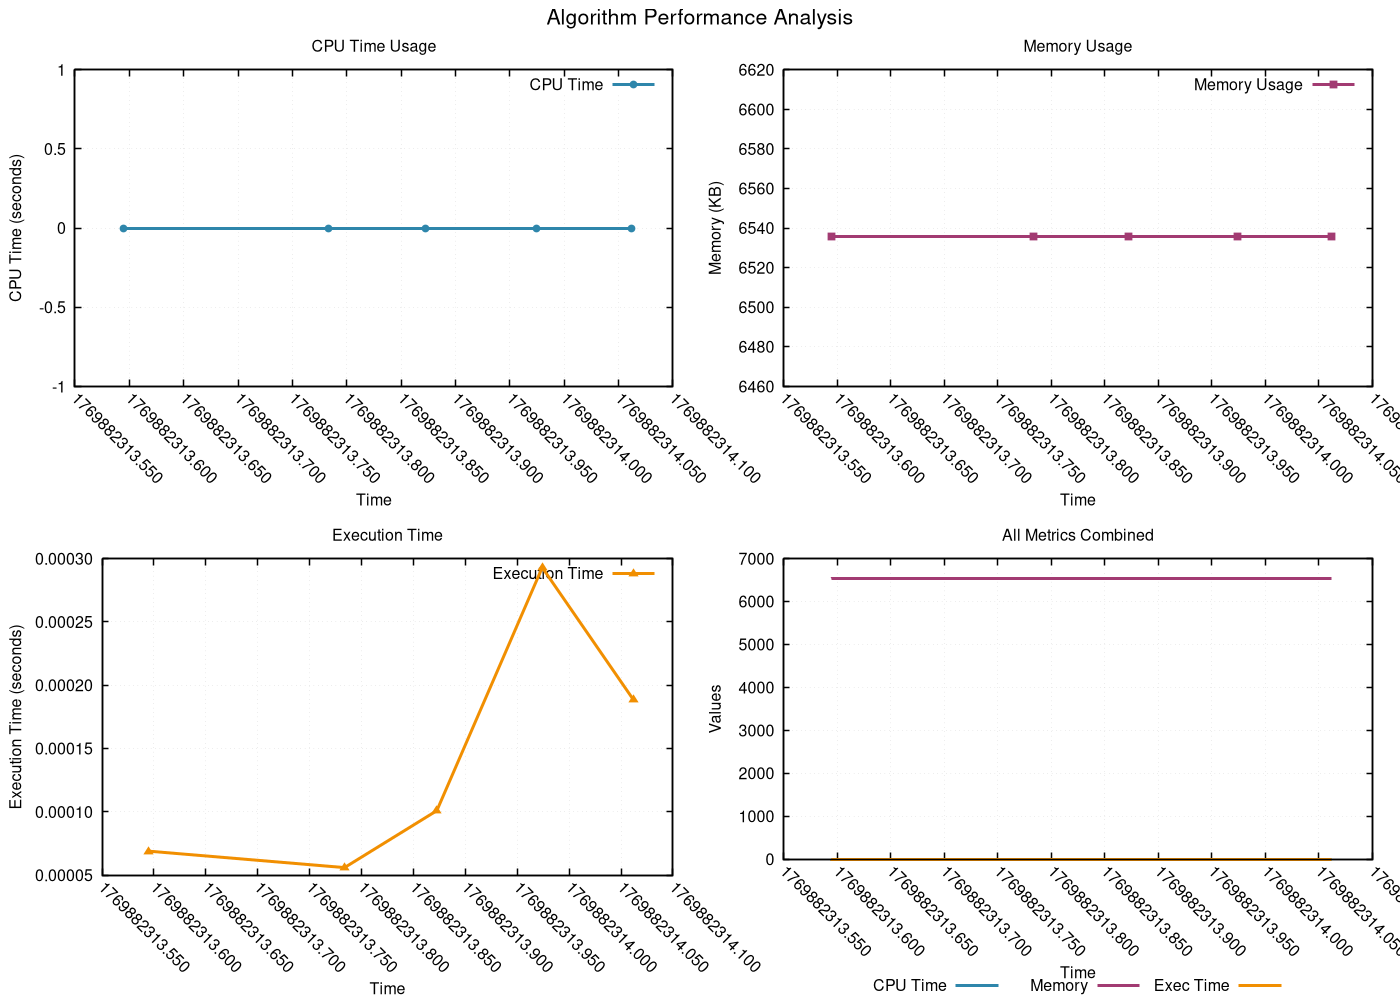

Reproduce this figure in gnuplot.
# GNUplot script for resource monitoring
set terminal pngcairo enhanced font 'Helvetica,12' size 1400,1000
set output 'png/linear_search_20260131_225833.png'

set multiplot layout 2,2 title 'Algorithm Performance Analysis' font 'Helvetica,16'
set style line 1 lc rgb '#2E86AB' lt 1 lw 3 pt 7 ps 0.8
set style line 2 lc rgb '#A23B72' lt 1 lw 3 pt 5 ps 0.8
set style line 3 lc rgb '#F18F01' lt 1 lw 3 pt 9 ps 0.8
set style line 4 lc rgb '#F19C79' lt 1 lw 3 pt 11 ps 0.8
set style line 5 lc rgb '#0ABB9F' lt 1 lw 3 pt 13 ps 0.8

set format x "%.3f"
set xtics rotate by -45
set autoscale x

set title 'CPU Time Usage'
set xlabel 'Time'
set ylabel 'CPU Time (seconds)'
set grid linestyle 1 lc rgb '#D3D3D3' lt 0 lw 1
set border linewidth 1.5
plot 'png/linear_search_20260131_225833.dat' using 1:2 with linespoints ls 1 title 'CPU Time'
set title 'Memory Usage'
set xlabel 'Time'
set ylabel 'Memory (KB)'
set grid linestyle 1 lc rgb '#D3D3D3' lt 0 lw 1
set border linewidth 1.5
plot 'png/linear_search_20260131_225833.dat' using 1:3 with linespoints ls 2 title 'Memory Usage'
set title 'Execution Time'
set xlabel 'Time'
set ylabel 'Execution Time (seconds)'
set grid linestyle 1 lc rgb '#D3D3D3' lt 0 lw 1
set border linewidth 1.5
plot 'png/linear_search_20260131_225833.dat' using 1:4 with linespoints ls 3 title 'Execution Time'
set title 'All Metrics Combined'
set xlabel 'Time'
set ylabel 'Values'
set grid linestyle 1 lc rgb '#D3D3D3' lt 0 lw 1
set border linewidth 1.5
set key outside center bottom horizontal
plot 'png/linear_search_20260131_225833.dat' using 1:2 with lines ls 1 title 'CPU Time', \
     'png/linear_search_20260131_225833.dat' using 1:3 with lines ls 2 title 'Memory', \
     'png/linear_search_20260131_225833.dat' using 1:4 with lines ls 3 title 'Exec Time'
unset multiplot
